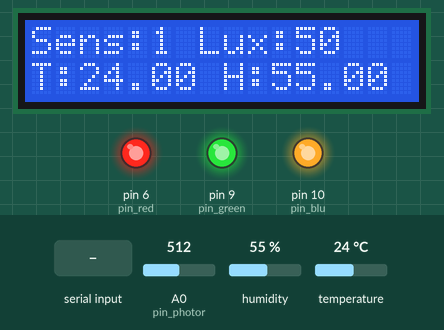
The sketch below on a simulated Arduino Uno, built with avr-gcc and run on an emulated ATmega328P. On the bench: 16×2 character LCD, output pins drawn as LEDs (lit = HIGH). The inputs (shaded band) are chosen by the test bench; at power-on: humidity 55 %, A0 (pin_photor) = 512, temperature 24 °C. What the sketch prints to the serial monitor is not drawn.

Above: at 1.2 s.
1.3 s: humidity set to 22 %
At 10.5 s:
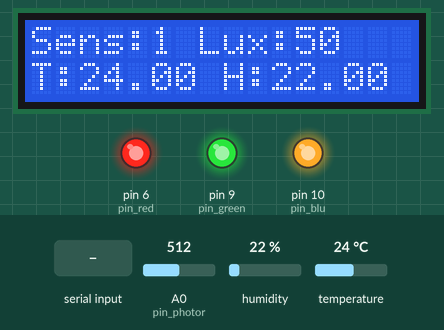
11.6 s: A0 (pin_photor) set to 716
At 21.1 s:
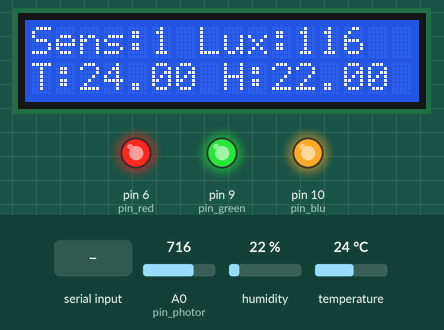
21.8 s: temperature set to 12 °C
At 31.6 s:
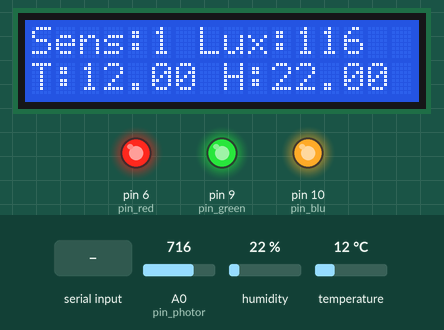
31.9 s: A0 (pin_photor) set to 900
At 41.1 s:
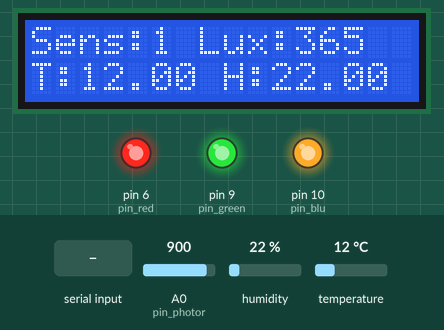
42.0 s: humidity set to 40 %
At 51.7 s:
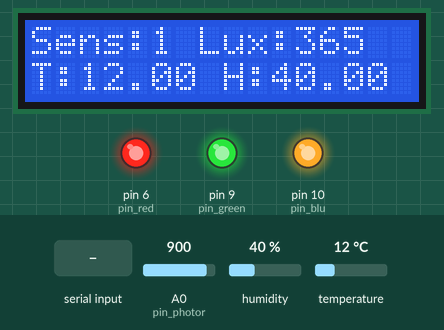
52.1 s: "1" received over Serial
At 52.9 s:
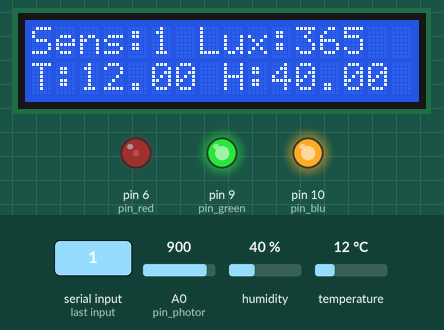
Timing chart, 0 to 54.6 s (numbered marks = the images above; inputs shaded):
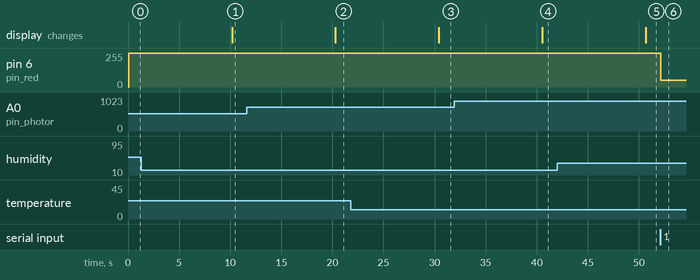

Measured:
- after the input at 1.3 s, the display: changes after 8.9 s (image 1)
- after the input at 11.6 s, the display: changes after 8.7 s (image 2)
- after the input at 21.8 s, the display: changes after 8.6 s (image 3)
- after the input at 31.9 s, the display: changes after 8.6 s (image 4)
- after the input at 42.0 s, the display: changes after 8.6 s (image 5)
- after the input at 52.1 s, pin 6 (pin_red): 255/255 → 49/255 after 0.05 s

The sketch:

arduino-vinicola.ino
```cpp
#include <Adafruit_Sensor.h>
#include <LiquidCrystal.h>

#include <DHT.h>
#include <DHT_U.h>

/*
Circuito:
 * pin RS collegato al pin digitale 12
 * pin E (Enable) collegato al pin digitale 11
 * pin D4 collegato al pin digitale 5
 * pin D5 collegato al pin digitale 4
 * pin D6 collegato al pin digitale 3
 * pin D7 collegato al pin digitale 7
 * pin R/W collegato al GND
 * pin 1 e pin 4 collegati a GND
 * pin 2 collegato a +Vcc
 * centrale del potenziometro/trimmer da 10 KOhm collegato al pin 3 del'LCD
 * pin SX potenziometro/trimmer collegato a +Vcc
 * pin DX potenziometro/trimmer collegato a GND
 * i pin SX e DX del potenziometro/trimmer possono essere interscambiati
*/
LiquidCrystal lcd(12, 11, 5, 4, 3, 7);

//led rgb
#define pin_red 6
#define pin_green 9
#define pin_blu 10

//photoresistor
#define pin_photor A0
#define VIN 5
#define R 10000

int sensorVal;
int lux;
float hum;
float temp;

//dht11
#define DHTPIN 2
#define DHTTYPE DHT11

DHT_Unified dht(DHTPIN, DHTTYPE);

uint32_t delayMS;

int r;
int g;
int b;

int rounds;

void setup() {
  //setup lcd
  lcd.begin(16, 2);
  //setup led rgb
  pinMode(pin_red, OUTPUT);
  pinMode(pin_green, OUTPUT);
  pinMode(pin_blu, OUTPUT);

  colorLed(255,255,255);
  Serial.begin(9600);

  dht.begin();

  r=255;
  g=255;
  b=255;
  rounds=-1;

}

void loop() {

  if(rounds<100&&rounds>-1){
    rounds++;
  }else{
    rounds = 0;
    lcd.clear();
    lcd.setCursor(0, 0);
    lcd.print("Sens:1");

    sensorVal = analogRead(pin_photor);
    lux=sensorRawToPhys(sensorVal);
    lcd.print(" Lux:");
    lcd.print(lux);

    lcd.setCursor(0, 1);
    sensors_event_t event;

    dht.temperature().getEvent(&event);
    if (isnan(event.temperature)) {
      lcd.print(F("ERR T "));
    }
    else {
      lcd.print("T:");
      temp = event.temperature;
      lcd.print(temp);
    }
    // Get humidity event and print its value.
    dht.humidity().getEvent(&event);
    if (isnan(event.relative_humidity)) {
      lcd.print(F("ERR H"));
    }
    else {
      lcd.print(" H:");
      hum = event.relative_humidity;
      lcd.print(hum);
    }

    Serial.println("1-"+String(lux)+"-"+String(temp)+"-"+String(hum));

  }

  if(Serial.available() > 0) {
    r = Serial.read();
    g = Serial.read();
    b = Serial.read();
    colorLed(r,g,b);
  }

  delay(100);

}

int sensorRawToPhys(int raw){
  // Conversion rule
  float Vout = float(raw) * (VIN / float(1023));// Conversion analog to voltage
  float RLDR = (R * (VIN - Vout))/Vout; // Conversion voltage to resistance
  int phys=500/(RLDR/1000); // Conversion resistance to lumen
  return phys;
}

void colorLed(int r, int g, int b){
  analogWrite(pin_red,r);
  analogWrite(pin_green,g);
  analogWrite(pin_blu,b);
}
```
